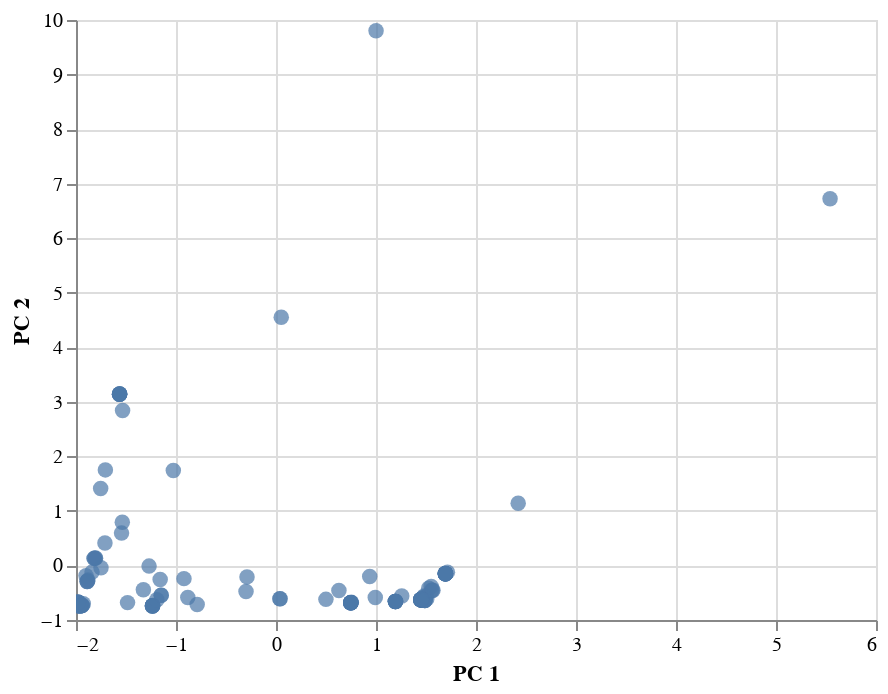

Here is the notebook cell this chart was saved with:
### Markdown cell above
### Visualizing Results

#### 3D-Scatter with Clusters

### Code cell
# Create a 3D-Scatter with the PCA data and the clusters
alt.Chart(clustered_df).mark_circle(size=60).encode(
    x='PC 1',
    y='PC 2',
    tooltip=["CoinName", "Algorithm", "TotalCoinsMined", "MaxSupply"]
).interactive()

### Figure 1 — Vega-Lite specification as saved in the notebook (floating-point values rounded to 4 significant figures)
{"config": {"view": {"continuousWidth": 400, "continuousHeight": 300}}, "data": {"name": "data-0399f16f90d35812e9f9971c8bbf3375"}, "mark": {"type": "circle", "size": 60}, "encoding": {"tooltip": [{"type": "nominal", "field": "CoinName"}, {"type": "nominal", "field": "Algorithm"}, {"type": "quantitative", "field": "TotalCoinsMined"}, {"type": "quantitative", "field": "MaxSupply"}], "x": {"type": "quantitative", "field": "PC 1"}, "y": {"type": "quantitative", "field": "PC 2"}}, "selection": {"selector007": {"type": "interval", "bind": "scales", "encodings": ["x", "y"]}}, "$schema": "https://vega.github.io/schema/vega-lite/v4.8.1.json", "datasets": {"data-0399f16f90d35812e9f9971c8bbf3375": [{"Algorithm": "Scrypt", "ProofType": "PoW/PoS", "TotalCoinsMined": 3197000.0, "MaxSupply": -1, "PC 1": -1.236, "PC 2": -0.7423, "PC 3": -0.3326, "CoinName": "NovaCoin", "class": 0}, {"Algorithm": "SHA-256", "ProofType": "PoW", "TotalCoinsMined": 2615000.0, "MaxSupply": -1, "PC 1": 1.694, "PC 2": -0.1507, "PC 3": -0.02463, "CoinName": "CounterParty", "class": 1}, {"Algorithm": "PoS", "ProofType": "PoS", "TotalCoinsMined": 5856000000.0, "MaxSupply": 0, "PC 1": -1.269, "PC 2": -0.01203, "PC 3": -0.4843, "CoinName": "NuShares", "class": 0}, {"Algorithm": "Scrypt", "ProofType": "PoW", "TotalCoinsMined": 81170000.0, "MaxSupply": -1, "PC 1": 0.748, "PC 2": -0.6829, "PC 3": -0.2129, "CoinName": "MonaCoin", "class": 1}, {"Algorithm": "X13", "ProofType": "PoW/PoS", "TotalCoinsMined": 175000.0, "MaxSupply": 0, "PC 1": -1.978, "PC 2": -0.6744, "PC 3": -0.3883, "CoinName": "Triangles Coin", "class": 0}, {"Algorithm": "SHA-256", "ProofType": "PoW/PoS", "TotalCoinsMined": 47210000.0, "MaxSupply": -1, "PC 1": -0.2898, "PC 2": -0.2096, "PC 3": -0.1444, "CoinName": "Emercoin", "class": 0}, {"Algorithm": "Scrypt", "ProofType": "PoC", "TotalCoinsMined": 2147483647, "MaxSupply": -1, "PC 1": -0.8819, "PC 2": -0.5878, "PC 3": -0.2023, "CoinName": "SafeExchangeCoin", "class": 0}, {"Algorithm": "Scrypt", "ProofType": "PoW", "TotalCoinsMined": 872830, "MaxSupply": 0, "PC 1": 0.7479, "PC 2": -0.6832, "PC 3": -0.2129, "CoinName": "CometCoin", "class": 1}, {"Algorithm": "X11", "ProofType": "TPoS", "TotalCoinsMined": 118900000.0, "MaxSupply": -1, "PC 1": -1.148, "PC 2": -0.5445, "PC 3": -0.07547, "CoinName": "Stakenet", "class": 0}, {"Algorithm": "Scrypt", "ProofType": "PoW/PoS", "TotalCoinsMined": 1000000000, "MaxSupply": -1, "PC 1": -1.234, "PC 2": -0.7385, "PC 3": -0.3326, "CoinName": "OpenChat", "class": 0}, {"Algorithm": "RandomX", "ProofType": "PoW", "TotalCoinsMined": 73630000.0, "MaxSupply": 105000000, "PC 1": 1.457, "PC 2": -0.6325, "PC 3": -0.1098, "CoinName": "Quantum Resistant Ledger", "class": 1}, {"Algorithm": "Dagger", "ProofType": "PoA", "TotalCoinsMined": 697809428, "MaxSupply": -1, "PC 1": -1.537, "PC 2": 0.7936, "PC 3": 5.838, "CoinName": "Amber", "class": 3}, {"Algorithm": "Equihash", "ProofType": "PoW", "TotalCoinsMined": 9105000000.0, "MaxSupply": 21000000000, "PC 1": 1.258, "PC 2": -0.5601, "PC 3": -0.09693, "CoinName": "BitcoinZ", "class": 1}, {"Algorithm": "X11", "ProofType": "PoW", "TotalCoinsMined": 188400000.0, "MaxSupply": -1, "PC 1": 0.4993, "PC 2": -0.6218, "PC 3": -0.1199, "CoinName": "Pura", "class": 1}, {"Algorithm": "SHA-256", "ProofType": "PoW", "TotalCoinsMined": 21000000, "MaxSupply": 21000000, "PC 1": 1.694, "PC 2": -0.1505, "PC 3": -0.02461, "CoinName": "UnitedBitcoin", "class": 1}, {"Algorithm": "Equihash", "ProofType": "PoW", "TotalCoinsMined": 3819000.0, "MaxSupply": 22873588, "PC 1": 1.194, "PC 2": -0.6599, "PC 3": -0.1194, "CoinName": "Bitcoin Private", "class": 1}, {"Algorithm": "Ethash", "ProofType": "PoW", "TotalCoinsMined": 2938000000.0, "MaxSupply": 6500000000, "PC 1": 1.508, "PC 2": -0.6099, "PC 3": -0.1045, "CoinName": "Callisto Network", "class": 1}, {"Algorithm": "IMesh", "ProofType": "PoW", "TotalCoinsMined": 25000000, "MaxSupply": 0, "PC 1": 0.9928, "PC 2": -0.5886, "PC 3": -0.05675, "CoinName": "Aidos Kuneen", "class": 1}, {"Algorithm": "Equihash", "ProofType": "PoW/PoS", "TotalCoinsMined": 440000000, "MaxSupply": 210000000, "PC 1": -0.7883, "PC 2": -0.7168, "PC 3": -0.239, "CoinName": "Zelcash", "class": 0}, {"Algorithm": "SHA-512", "ProofType": "Zero-Knowledge Proof", "TotalCoinsMined": 1000000000, "MaxSupply": -1, "PC 1": -1.706, "PC 2": 1.752, "PC 3": -1.808, "CoinName": "Kcash", "class": 2}, {"Algorithm": "Dagger", "ProofType": " PoW/PoS/PoA", "TotalCoinsMined": 62298652200, "MaxSupply": 70000000000, "PC 1": -1.027, "PC 2": 1.74, "PC 3": 6.002, "CoinName": "DAPS Coin", "class": 3}, {"Algorithm": "Equihash", "ProofType": "PoW", "TotalCoinsMined": 67900000.0, "MaxSupply": 262800000, "PC 1": 1.195, "PC 2": -0.6589, "PC 3": -0.1192, "CoinName": "Beam", "class": 1}, {"Algorithm": "Equihash", "ProofType": "PoW", "TotalCoinsMined": 30886000, "MaxSupply": 0, "PC 1": 1.194, "PC 2": -0.6599, "PC 3": -0.1194, "CoinName": "Bithereum", "class": 1}, {"Algorithm": "SPoS", "ProofType": "SPoS", "TotalCoinsMined": 5802827145, "MaxSupply": -1, "PC 1": -1.84, "PC 2": -0.1219, "PC 3": 1.825, "CoinName": "V Systems", "class": 0}, {"Algorithm": "CryptoNight", "ProofType": "PoW", "TotalCoinsMined": 1400222610, "MaxSupply": -1, "PC 1": 1.714, "PC 2": -0.1226, "PC 3": -0.01045, "CoinName": "Beldex", "class": 1}, {"Algorithm": "Eaglesong", "ProofType": "PoW", "TotalCoinsMined": 31480000000.0, "MaxSupply": -1, "PC 1": 1.527, "PC 2": -0.4195, "PC 3": -0.1069, "CoinName": "Nervos Network", "class": 1}, {"Algorithm": "X16RT", "ProofType": "PoW/PoS", "TotalCoinsMined": 106100000.0, "MaxSupply": 300000000, "PC 1": -1.938, "PC 2": -0.7321, "PC 3": -0.3446, "CoinName": "VEIL", "class": 0}, {"Algorithm": "Blake2B + SHA3", "ProofType": "PoW", "TotalCoinsMined": 365900000.0, "MaxSupply": 2040000000, "PC 1": 1.457, "PC 2": -0.6153, "PC 3": -0.1048, "CoinName": "Handshake", "class": 1}, {"Algorithm": "C31", "ProofType": "PoW", "TotalCoinsMined": 10720000.0, "MaxSupply": 20000000, "PC 1": 1.457, "PC 2": -0.6331, "PC 3": -0.11, "CoinName": "MimbleWimbleCoin", "class": 1}, {"Algorithm": "SHA-256", "ProofType": "PoW", "TotalCoinsMined": 64040000.0, "MaxSupply": 66000000, "PC 1": 1.694, "PC 2": -0.1502, "PC 3": -0.02456, "CoinName": "Arweave", "class": 1}, {"Algorithm": "X16R", "ProofType": "PoW", "TotalCoinsMined": 8432725000, "MaxSupply": 21000000000, "PC 1": 1.554, "PC 2": -0.4556, "PC 3": -0.06476, "CoinName": "Ravencoin Classic", "class": 1}, {"Algorithm": "ECC 256K1", "ProofType": "DPOS", "TotalCoinsMined": 1000000000, "MaxSupply": -1, "PC 1": -1.881, "PC 2": -0.2686, "PC 3": 1.814, "CoinName": "Acute Angle Cloud", "class": 0}, {"Algorithm": "Scrypt", "ProofType": "PoW", "TotalCoinsMined": 100000000, "MaxSupply": -1, "PC 1": 0.748, "PC 2": -0.6828, "PC 3": -0.2129, "CoinName": "Primas", "class": 1}, {"Algorithm": "SHA-256", "ProofType": "PoW", "TotalCoinsMined": 11870000.0, "MaxSupply": 21000000, "PC 1": 1.694, "PC 2": -0.1506, "PC 3": -0.02461, "CoinName": "Bitcoin Vault", "class": 1}, {"Algorithm": "Scrypt", "ProofType": "PoW/PoS", "TotalCoinsMined": 19180000.0, "MaxSupply": 21000000, "PC 1": -1.236, "PC 2": -0.7421, "PC 3": -0.3326, "CoinName": "Auroracoin", "class": 0}, {"Algorithm": "IMesh", "ProofType": "DPoS+dBFT", "TotalCoinsMined": 500500000.0, "MaxSupply": 1000000000, "PC 1": -0.2998, "PC 2": -0.4762, "PC 3": 0.05108, "CoinName": "INT", "class": 0}, {"Algorithm": "HEX", "ProofType": "PoW/PoS", "TotalCoinsMined": 8830765, "MaxSupply": 0, "PC 1": -1.939, "PC 2": -0.7344, "PC 3": -0.3452, "CoinName": "XDNA", "class": 0}, {"Algorithm": "SHA-256", "ProofType": "PoW", "TotalCoinsMined": 1000000000000.0, "MaxSupply": 1000000000000.0, "PC 1": 5.541, "PC 2": 6.723, "PC 3": 1.067, "CoinName": "Wibcoin", "class": 4}, {"Algorithm": "POS 3.0", "ProofType": "PoS", "TotalCoinsMined": 21880393, "MaxSupply": 25000000, "PC 1": -1.818, "PC 2": 0.1295, "PC 3": -0.6426, "CoinName": "TokenPay", "class": 0}, {"Algorithm": "CryptoNight-Heavy", "ProofType": "PoW", "TotalCoinsMined": 14810000.0, "MaxSupply": -1, "PC 1": 1.448, "PC 2": -0.629, "PC 3": -0.1091, "CoinName": "Haven Protocol", "class": 1}, {"Algorithm": "Ethash", "ProofType": "PoW", "TotalCoinsMined": 222500000.0, "MaxSupply": -1, "PC 1": 1.489, "PC 2": -0.6405, "PC 3": -0.1114, "CoinName": "EtherZero", "class": 1}, {"Algorithm": "SHA-256", "ProofType": "PoW", "TotalCoinsMined": 18690000.0, "MaxSupply": 21000000.0, "PC 1": 1.694, "PC 2": -0.1506, "PC 3": -0.02461, "CoinName": "Bitcoin ABC", "class": 1}, {"Algorithm": "Quark", "ProofType": "PoW/PoS", "TotalCoinsMined": 269100000.0, "MaxSupply": -1, "PC 1": -1.963, "PC 2": -0.7432, "PC 3": -0.3512, "CoinName": "QuarkCoin", "class": 0}, {"Algorithm": "CryptoNight-Lite", "ProofType": "PoW", "TotalCoinsMined": 17820000.0, "MaxSupply": -1, "PC 1": 1.448, "PC 2": -0.629, "PC 3": -0.1091, "CoinName": "AEON", "class": 1}, {"Algorithm": "TRC10", "ProofType": "DPoS", "TotalCoinsMined": 990000000000.0, "MaxSupply": -1, "PC 1": 1.0, "PC 2": 9.801, "PC 3": -2.0, "CoinName": "BitTorrent", "class": 4}, {"Algorithm": "Multiple", "ProofType": "PoW", "TotalCoinsMined": 1776000000.0, "MaxSupply": -1, "PC 1": 1.502, "PC 2": -0.5669, "PC 3": -0.09723, "CoinName": "Circuits of Value", "class": 1}, {"Algorithm": "SPL Token", "ProofType": "PoH", "TotalCoinsMined": 75000000, "MaxSupply": 10000000000, "PC 1": -1.75, "PC 2": -0.04046, "PC 3": 2.541, "CoinName": "MAPS", "class": 0}, {"Algorithm": "Equihash", "ProofType": "mPoW", "TotalCoinsMined": 33996540, "MaxSupply": 84096000, "PC 1": 0.0395, "PC 2": -0.6115, "PC 3": -0.07447, "CoinName": "TENT", "class": 1}, {"Algorithm": "DPoS", "ProofType": "DPoS", "TotalCoinsMined": 156300000.0, "MaxSupply": -1, "PC 1": -1.565, "PC 2": 3.14, "PC 3": -2.071, "CoinName": "ARK", "class": 2}, {"Algorithm": "SHA-256", "ProofType": "PoW", "TotalCoinsMined": 609400000.0, "MaxSupply": 888000000, "PC 1": 1.697, "PC 2": -0.1456, "PC 3": -0.02367, "CoinName": "SysCoin", "class": 1}, {"Algorithm": "VeChainThor Authority", "ProofType": "Proof of Authority", "TotalCoinsMined": 85985041177, "MaxSupply": 86712634466, "PC 1": 0.05255, "PC 2": 4.55, "PC 3": 8.343, "CoinName": "VeChain", "class": 3}, {"Algorithm": "DPoS", "ProofType": "PoS", "TotalCoinsMined": 175300000.0, "MaxSupply": -1, "PC 1": -1.753, "PC 2": 1.411, "PC 3": -1.345, "CoinName": "Rise", "class": 2}, {"Algorithm": "SHA3", "ProofType": "PoW/nPoS", "TotalCoinsMined": 70150000.0, "MaxSupply": 78000000, "PC 1": -1.888, "PC 2": -0.295, "PC 3": 1.817, "CoinName": "Nexus", "class": 0}, {"Algorithm": "Loopchain", "ProofType": "PoS", "TotalCoinsMined": 882700000.0, "MaxSupply": -1, "PC 1": -1.805, "PC 2": 0.134, "PC 3": -0.6373, "CoinName": "ICON Project", "class": 0}, {"Algorithm": "BLAKE256", "ProofType": "PoW/PoS", "TotalCoinsMined": 45070000.0, "MaxSupply": 84000000, "PC 1": -1.951, "PC 2": -0.7388, "PC 3": -0.348, "CoinName": "HyperCash", "class": 0}, {"Algorithm": "C31", "ProofType": "PoW", "TotalCoinsMined": 64160000.0, "MaxSupply": -1, "PC 1": 1.457, "PC 2": -0.633, "PC 3": -0.11, "CoinName": "Grin", "class": 1}, {"Algorithm": "BMW512 / Echo512", "ProofType": "PoW/PoS", "TotalCoinsMined": 5035000000.0, "MaxSupply": -1, "PC 1": -1.927, "PC 2": -0.7009, "PC 3": -0.3449, "CoinName": "DigitalNote", "class": 0}, {"Algorithm": "Scrypt", "ProofType": "PoS", "TotalCoinsMined": 60570000.0, "MaxSupply": 100000000, "PC 1": -1.158, "PC 2": -0.2577, "PC 3": -0.4807, "CoinName": "BlackCoin", "class": 0}, {"Algorithm": "Equihash", "ProofType": "PoW", "TotalCoinsMined": 10940000.0, "MaxSupply": 21000000, "PC 1": 1.194, "PC 2": -0.6599, "PC 3": -0.1194, "CoinName": "ZCash", "class": 1}, {"Algorithm": "Scrypt", "ProofType": "PoW/PoS", "TotalCoinsMined": 917070590, "MaxSupply": 1000000000, "PC 1": -1.232, "PC 2": -0.7357, "PC 3": -0.3316, "CoinName": "WhiteCoin", "class": 0}, {"Algorithm": "Leased POS", "ProofType": "LPoS", "TotalCoinsMined": 104723692, "MaxSupply": -1, "PC 1": -1.889, "PC 2": -0.296, "PC 3": 1.812, "CoinName": "Waves", "class": 0}, {"Algorithm": "Scrypt", "ProofType": "PoW", "TotalCoinsMined": 23170000.0, "MaxSupply": -1, "PC 1": 0.7479, "PC 2": -0.6831, "PC 3": -0.2129, "CoinName": "ViaCoin", "class": 1}, {"Algorithm": "Lyra2REv2", "ProofType": "PoW", "TotalCoinsMined": 59390000.0, "MaxSupply": 84000000, "PC 1": 1.448, "PC 2": -0.6282, "PC 3": -0.1089, "CoinName": "Vertcoin", "class": 1}, {"Algorithm": "Multiple", "ProofType": "PoW", "TotalCoinsMined": 16440000000.0, "MaxSupply": 16555000000, "PC 1": 1.563, "PC 2": -0.4602, "PC 3": -0.07922, "CoinName": "Verge", "class": 1}, {"Algorithm": "Dagger-Hashimoto", "ProofType": "PoW", "TotalCoinsMined": 50530000.0, "MaxSupply": -1, "PC 1": 1.448, "PC 2": -0.6288, "PC 3": -0.1091, "CoinName": "Ubiq", "class": 1}, {"Algorithm": "X13", "ProofType": "PoS", "TotalCoinsMined": 129762080, "MaxSupply": -1, "PC 1": -1.9, "PC 2": -0.1899, "PC 3": -0.5365, "CoinName": "Stratis", "class": 0}, {"Algorithm": "PoS", "ProofType": "PoW", "TotalCoinsMined": 379300000.0, "MaxSupply": -1, "PC 1": 0.6292, "PC 2": -0.4574, "PC 3": -0.2166, "CoinName": "Steem", "class": 1}, {"Algorithm": "KECCAK", "ProofType": "PoW", "TotalCoinsMined": 2636000000.0, "MaxSupply": 5000000000, "PC 1": 1.475, "PC 2": -0.5836, "PC 3": -0.0985, "CoinName": "SmartCash", "class": 1}, {"Algorithm": "X11GOST", "ProofType": "PoW", "TotalCoinsMined": 19070000.0, "MaxSupply": 21000000, "PC 1": 1.448, "PC 2": -0.6289, "PC 3": -0.1091, "CoinName": "SibCoin", "class": 1}, {"Algorithm": "Blake2b", "ProofType": "PoW", "TotalCoinsMined": 47340022992, "MaxSupply": -1, "PC 1": 1.552, "PC 2": -0.3859, "PC 3": -0.1075, "CoinName": "Siacoin", "class": 1}, {"Algorithm": "DPoS", "ProofType": "DPoS", "TotalCoinsMined": 14745658, "MaxSupply": -1, "PC 1": -1.565, "PC 2": 3.14, "PC 3": -2.071, "CoinName": "Shift", "class": 2}, {"Algorithm": "Scrypt", "ProofType": "PoW/PoS", "TotalCoinsMined": 1033000.0, "MaxSupply": -1, "PC 1": -1.236, "PC 2": -0.7423, "PC 3": -0.3326, "CoinName": "SaluS", "class": 0}, {"Algorithm": "Scrypt", "ProofType": "PoW/PoS", "TotalCoinsMined": 30090000000.0, "MaxSupply": -1, "PC 1": -1.192, "PC 2": -0.6299, "PC 3": -0.3316, "CoinName": "Reddcoin", "class": 0}, {"Algorithm": "POS 3.0", "ProofType": "PoS", "TotalCoinsMined": 103281128, "MaxSupply": 107800000.0, "PC 1": -1.818, "PC 2": 0.1301, "PC 3": -0.6425, "CoinName": "QTUM", "class": 0}, {"Algorithm": "Scrypt", "ProofType": "PoW/PoS", "TotalCoinsMined": 226000000.0, "MaxSupply": 420000000, "PC 1": -1.234, "PC 2": -0.7401, "PC 3": -0.3322, "CoinName": "PotCoin", "class": 0}, {"Algorithm": "Proof-of-Authority", "ProofType": "PoA", "TotalCoinsMined": 286100000.0, "MaxSupply": -1, "PC 1": -1.711, "PC 2": 0.4122, "PC 3": 5.708, "CoinName": "Poa Network", "class": 3}, {"Algorithm": "Quark", "ProofType": "PoW/PoS", "TotalCoinsMined": 65650000.0, "MaxSupply": -1, "PC 1": -1.963, "PC 2": -0.744, "PC 3": -0.3512, "CoinName": "Private Instant Verified Transaction", "class": 0}, {"Algorithm": "VBFT", "ProofType": "PoS", "TotalCoinsMined": 1000000000, "MaxSupply": -1, "PC 1": -1.805, "PC 2": 0.1348, "PC 3": -0.6372, "CoinName": "Ontology", "class": 0}, {"Algorithm": "PoS", "ProofType": "PoS/LPoS", "TotalCoinsMined": 999000000.0, "MaxSupply": 1000000000, "PC 1": -0.9203, "PC 2": -0.2415, "PC 3": -0.264, "CoinName": "Nxt", "class": 0}, {"Algorithm": "X13", "ProofType": "PoW/PoS", "TotalCoinsMined": 71340000.0, "MaxSupply": -1, "PC 1": -1.977, "PC 2": -0.6741, "PC 3": -0.3883, "CoinName": "NavCoin", "class": 0}, {"Algorithm": "Blake2b", "ProofType": "PoW", "TotalCoinsMined": 133248290, "MaxSupply": 133248290, "PC 1": 1.482, "PC 2": -0.5619, "PC 3": -0.109, "CoinName": "Nano", "class": 1}, {"Algorithm": "SHA-256", "ProofType": "PoW", "TotalCoinsMined": 17410000.0, "MaxSupply": -1, "PC 1": 1.694, "PC 2": -0.1506, "PC 3": -0.02463, "CoinName": "Namecoin", "class": 1}, {"Algorithm": "RandomX", "ProofType": "PoW", "TotalCoinsMined": 17880000.0, "MaxSupply": -1, "PC 1": 1.457, "PC 2": -0.633, "PC 3": -0.11, "CoinName": "Monero", "class": 1}, {"Algorithm": "Scrypt", "ProofType": "PoW", "TotalCoinsMined": 39450000.0, "MaxSupply": 42000000, "PC 1": 0.748, "PC 2": -0.6829, "PC 3": -0.2128, "CoinName": "MegaCoin", "class": 1}, {"Algorithm": "Scrypt", "ProofType": "PoW", "TotalCoinsMined": 67330000.0, "MaxSupply": 84000000, "PC 1": 0.7482, "PC 2": -0.6826, "PC 3": -0.2128, "CoinName": "Litecoin", "class": 1}, {"Algorithm": "DPoS", "ProofType": "DPoS", "TotalCoinsMined": 143593296, "MaxSupply": -1, "PC 1": -1.565, "PC 2": 3.14, "PC 3": -2.071, "CoinName": "Lisk", "class": 2}, {"Algorithm": "Equihash", "ProofType": "dPoW/PoW", "TotalCoinsMined": 126900000.0, "MaxSupply": 200000000, "PC 1": 0.04021, "PC 2": -0.6103, "PC 3": -0.07422, "CoinName": "Komodo", "class": 1}, {"Algorithm": "X11", "ProofType": "PoW/PoS", "TotalCoinsMined": 18780000.0, "MaxSupply": 22000000, "PC 1": -1.485, "PC 2": -0.6815, "PC 3": -0.2396, "CoinName": "IOCoin", "class": 0}, {"Algorithm": "Equihash", "ProofType": "PoW", "TotalCoinsMined": 10920000.0, "MaxSupply": 21000000, "PC 1": 1.194, "PC 2": -0.6599, "PC 3": -0.1194, "CoinName": "Horizen", "class": 1}, {"Algorithm": "Scrypt", "ProofType": "PoW", "TotalCoinsMined": 533200000.0, "MaxSupply": 1680000000, "PC 1": 0.7527, "PC 2": -0.6759, "PC 3": -0.2111, "CoinName": "Gulden", "class": 1}, {"Algorithm": "Groestl", "ProofType": "PoW", "TotalCoinsMined": 77250000.0, "MaxSupply": 105000000, "PC 1": 1.449, "PC 2": -0.628, "PC 3": -0.1089, "CoinName": "Groestlcoin", "class": 1}, {"Algorithm": "MTP", "ProofType": "PoW", "TotalCoinsMined": 11700000.0, "MaxSupply": 21400000, "PC 1": 1.448, "PC 2": -0.6289, "PC 3": -0.1091, "CoinName": "Firo", "class": 1}, {"Algorithm": "NeoScrypt", "ProofType": "PoW", "TotalCoinsMined": 240500000.0, "MaxSupply": 336000000, "PC 1": 1.45, "PC 2": -0.6256, "PC 3": -0.1084, "CoinName": "FeatherCoin", "class": 1}, {"Algorithm": "Ethash", "ProofType": "PoW", "TotalCoinsMined": 34700000.0, "MaxSupply": 100000000, "PC 1": 1.489, "PC 2": -0.6409, "PC 3": -0.1114, "CoinName": "Expanse", "class": 1}, {"Algorithm": "Ethash", "ProofType": "PoW", "TotalCoinsMined": 125900000.0, "MaxSupply": 210700000, "PC 1": 1.489, "PC 2": -0.6402, "PC 3": -0.1112, "CoinName": "Ethereum Classic", "class": 1}, {"Algorithm": "Ethash", "ProofType": "PoW", "TotalCoinsMined": 115300000.0, "MaxSupply": -1, "PC 1": 1.488, "PC 2": -0.6409, "PC 3": -0.1115, "CoinName": "Ethereum", "class": 1}, {"Algorithm": "DPoS", "ProofType": "DPoS", "TotalCoinsMined": 1028000000.0, "MaxSupply": -1, "PC 1": -1.563, "PC 2": 3.143, "PC 3": -2.071, "CoinName": "EOS", "class": 2}, {"Algorithm": "Scrypt", "ProofType": "PoW", "TotalCoinsMined": 221400000.0, "MaxSupply": -1, "PC 1": 0.7482, "PC 2": -0.6823, "PC 3": -0.2129, "CoinName": "Einsteinium", "class": 1}, {"Algorithm": "Scrypt", "ProofType": "PoW", "TotalCoinsMined": 128900000000.0, "MaxSupply": -1, "PC 1": 0.9374, "PC 2": -0.2016, "PC 3": -0.2084, "CoinName": "Dogecoin", "class": 1}, {"Algorithm": "Multiple", "ProofType": "PoW", "TotalCoinsMined": 14180000000.0, "MaxSupply": 21000000000, "PC 1": 1.57, "PC 2": -0.4547, "PC 3": -0.0746, "CoinName": "DigiByte", "class": 1}, {"Algorithm": "BLAKE256", "ProofType": "PoW/PoS", "TotalCoinsMined": 12770000.0, "MaxSupply": 21000000, "PC 1": -1.951, "PC 2": -0.7391, "PC 3": -0.3481, "CoinName": "Decred", "class": 0}, {"Algorithm": "X11", "ProofType": "PoW/PoSe", "TotalCoinsMined": 10060000.0, "MaxSupply": 18900000, "PC 1": -1.148, "PC 2": -0.5452, "PC 3": -0.07544, "CoinName": "Dash", "class": 0}, {"Algorithm": "X13", "ProofType": "PoW/PoS", "TotalCoinsMined": 5610000.0, "MaxSupply": -1, "PC 1": -1.978, "PC 2": -0.6744, "PC 3": -0.3883, "CoinName": "CloakCoin", "class": 0}, {"Algorithm": "Ouroboros", "ProofType": "PoS", "TotalCoinsMined": 32010000000.0, "MaxSupply": 45000000000, "PC 1": -1.545, "PC 2": 0.5928, "PC 3": -0.5414, "CoinName": "Cardano", "class": 0}, {"Algorithm": "Tensority", "ProofType": "PoW", "TotalCoinsMined": 1666596975, "MaxSupply": 210000000, "PC 1": 1.453, "PC 2": -0.6168, "PC 3": -0.1085, "CoinName": "Bytom", "class": 1}, {"Algorithm": "CryptoNight", "ProofType": "PoW", "TotalCoinsMined": 184500000000.0, "MaxSupply": 184470000000, "PC 1": 2.422, "PC 2": 1.14, "PC 3": 0.1909, "CoinName": "ByteCoin", "class": 1}, {"Algorithm": "Shabal256", "ProofType": "PoC", "TotalCoinsMined": 2111830238, "MaxSupply": 2158812800, "PC 1": -1.326, "PC 2": -0.4473, "PC 3": -0.08376, "CoinName": "BurstCoin", "class": 0}, {"Algorithm": "Quark", "ProofType": "PoW/PoS", "TotalCoinsMined": 7589000.0, "MaxSupply": -1, "PC 1": -1.964, "PC 2": -0.7442, "PC 3": -0.3512, "CoinName": "BlockNet", "class": 0}, {"Algorithm": "SHA-512", "ProofType": "DPoS", "TotalCoinsMined": 2995000000.0, "MaxSupply": 3600570502, "PC 1": -1.534, "PC 2": 2.839, "PC 3": -1.989, "CoinName": "Bitshares", "class": 2}, {"Algorithm": "SHA-256", "ProofType": "PoW", "TotalCoinsMined": 18690000.0, "MaxSupply": 21000000.0, "PC 1": 1.694, "PC 2": -0.1506, "PC 3": -0.02461, "CoinName": "Bitcoin SV", "class": 1}, {"Algorithm": "Equihash", "ProofType": "PoW", "TotalCoinsMined": 18690000.0, "MaxSupply": 21000000, "PC 1": 1.194, "PC 2": -0.6599, "PC 3": -0.1194, "CoinName": "Bitcoin Gold", "class": 1}, {"Algorithm": "X13", "ProofType": "PoW/PoS", "TotalCoinsMined": 199800000.0, "MaxSupply": 210000000, "PC 1": -1.977, "PC 2": -0.673, "PC 3": -0.3881, "CoinName": "Bitcoin Diamond", "class": 0}, {"Algorithm": "SHA-256", "ProofType": "PoW", "TotalCoinsMined": 18700000.0, "MaxSupply": 21000000.0, "PC 1": 1.694, "PC 2": -0.1506, "PC 3": -0.02461, "CoinName": "Bitcoin Cash", "class": 1}, {"Algorithm": "SHA-256", "ProofType": "PoW", "TotalCoinsMined": 18670175, "MaxSupply": 21000000.0, "PC 1": 1.694, "PC 2": -0.1506, "PC 3": -0.02461, "CoinName": "Bitcoin", "class": 1}, {"Algorithm": "BEP-2", "ProofType": "PoSA", "TotalCoinsMined": 170500000.0, "MaxSupply": 170500000.0, "PC 1": -1.886, "PC 2": -0.2896, "PC 3": 1.824, "CoinName": "Binance Coin", "class": 0}, {"Algorithm": "Equihash210,9", "ProofType": "PoW/PoS", "TotalCoinsMined": 492427074, "MaxSupply": -1, "PC 1": -1.938, "PC 2": -0.7312, "PC 3": -0.3452, "CoinName": "Aion", "class": 0}, {"Algorithm": "DPoS", "ProofType": "DPoS", "TotalCoinsMined": 1122000000.0, "MaxSupply": -1, "PC 1": -1.563, "PC 2": 3.144, "PC 3": -2.071, "CoinName": "Oxycoin", "class": 2}, {"Algorithm": "DPoS", "ProofType": "DPoS", "TotalCoinsMined": 1000000000, "MaxSupply": 0, "PC 1": -1.563, "PC 2": 3.143, "PC 3": -2.071, "CoinName": "Achain", "class": 2}]}}
